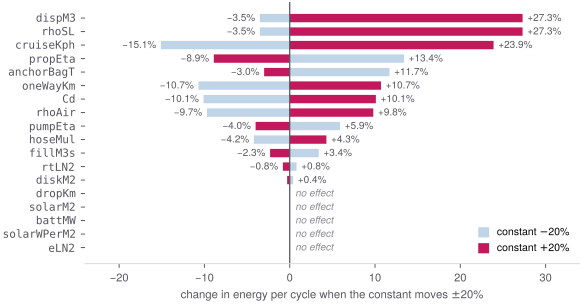

The script that drew this image:
#!/usr/bin/env python3
"""Which assumptions actually move the answer. Measured, not asserted."""
import sys, pathlib
sys.path.insert(0, str(pathlib.Path(__file__).resolve().parent))
from _style import *          # noqa
import matplotlib.pyplot as plt

# P-10000 at 15 km, each constant moved +-20%. Regenerated by tools/sensitivity_dump.js;
# the values live in figures.json so this file types none of them.
S = figures()['sensitivity']
rows = sorted(S.items(), key=lambda kv: max(abs(kv[1]['lo']), abs(kv[1]['hi'])))

fig, ax = plt.subplots(figsize=(6.4, 3.4))
for i, (name, v) in enumerate(rows):
    lo, hi = v['lo'], v['hi']
    ax.barh(i, lo, height=0.62, color=COOL_L, edgecolor='none')
    ax.barh(i, hi, height=0.62, color=ACCENT, edgecolor='none')
    if max(abs(lo), abs(hi)) < 0.05:
        # A measured zero is a finding — four of these constants move the headline by nothing
        # at all — so it is written out rather than left as an empty row someone reads as
        # missing data.
        ax.text(0.7, i, 'no effect', va='center', ha='left', fontsize=7.2, color=FAINT,
                fontstyle='italic')
    for val in (lo, hi):
        if abs(val) >= 0.35:
            ax.text(val + (0.55 if val > 0 else -0.55), i,
                    f'{val:+.1f}%'.replace('-', '\u2212'), va='center',
                    ha='left' if val > 0 else 'right', fontsize=7.2, color=MUTED)
ax.axvline(0, color=MUTED, lw=0.9)
ax.set_yticks(range(len(rows)))
ax.set_yticklabels([f'$\\mathtt{{{n}}}$'.replace('_', r'\_') for n, _ in rows], fontsize=8.0)
ax.set_xlabel('change in energy per cycle when the constant moves $\\pm$20%')
ax.set_xlim(-24, 34)
bare(ax, left=False)
handles = [plt.Rectangle((0, 0), 1, 1, color=c) for c in (COOL_L, ACCENT)]
ax.legend(handles, ['constant $-$20%', 'constant $+$20%'], loc='lower right', fontsize=7.6,
          handlelength=0.9, handleheight=0.9)
save(fig, 'sensitivity')
